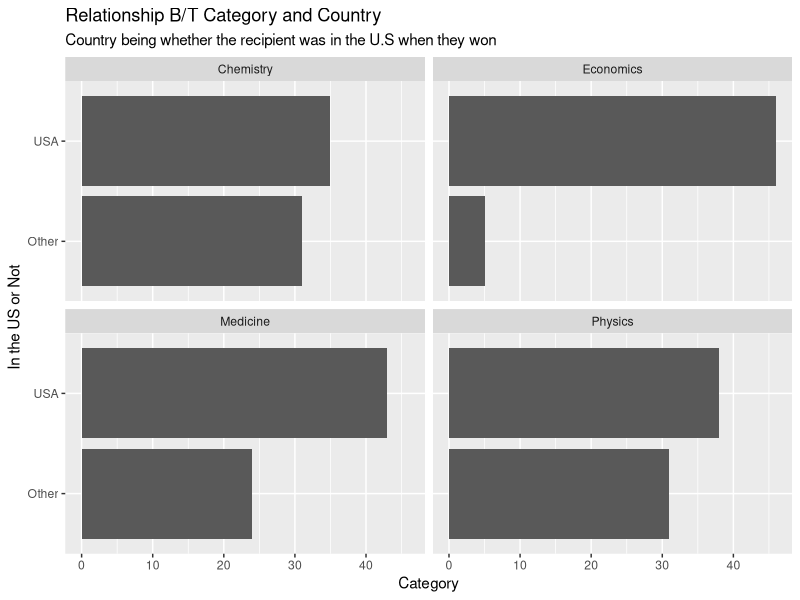
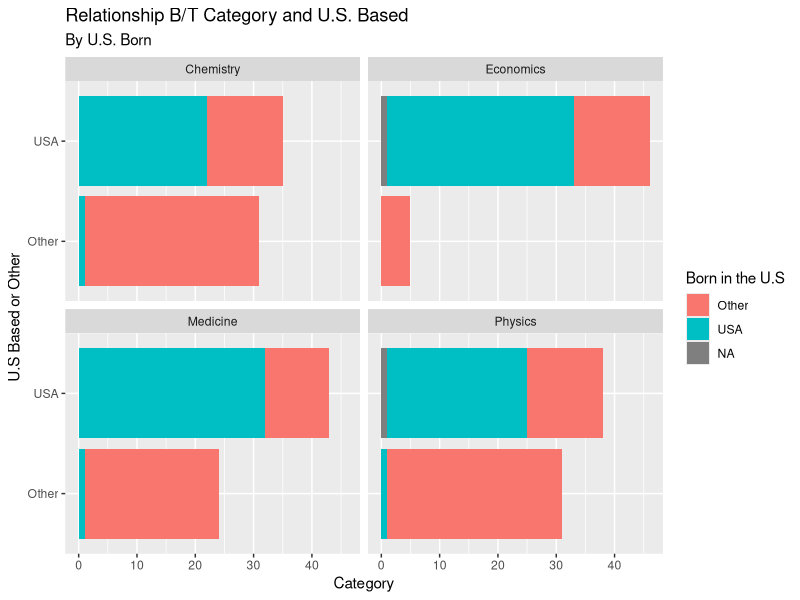

R code for these plots, in order:
## ---- chunk 1
library(tidyverse) 
## ---- chunk 2
nobel <- read_csv("data/nobel.csv")
## ---- chunk 3

nobel_living <- nobel %>%
  filter( 
    is.na(died_date),
    !is.na(country), 
    gender != "org"
  ) 
## ---- chunk 4

nobel_living <- nobel_living %>%
  mutate(
    country_us = if_else(country == "USA", "USA", "Other")
  )

nobel_living_science <- nobel_living %>%
  filter(category %in% c("Physics", "Medicine", "Chemistry", "Economics"))

## ---- chunk 5

ggplot(
  data = nobel_living_science,
       mapping = aes(
         x = country_us
       )
) + 
  geom_bar() +
  facet_wrap(~category) + 
  coord_flip() + 
  labs(
    title = "Relationship B/T Category and Country",
    subtitle = "Country being whether the recipient was in the U.S when they won",
    x = "In the US or Not",
    y = "Category"
  )

## ---- chunk 6

nobel_living <- nobel_living %>%
  mutate(
    born_country_us = if_else(born_country == "USA", "USA", "Other")
  ) 

nobel_living %>%
  count(born_country_us)

## ---- chunk 7

nobel_living_science <- nobel_living_science %>%
  mutate(
    born_country_us = if_else(born_country == "USA", "USA", "Other")
  ) 

ggplot(
  data = nobel_living_science,
       mapping = aes(
         x = country_us,
         fill = born_country_us
       )
) + 
  geom_bar() +
  facet_wrap(~category) + 
  coord_flip() + 
  labs(
    title = "Relationship B/T Category and U.S. Based",
    subtitle = "By U.S. Born",
    fill = "Born in the U.S",
    x = "U.S Based or Other",
    y = "Category"
  ) 

